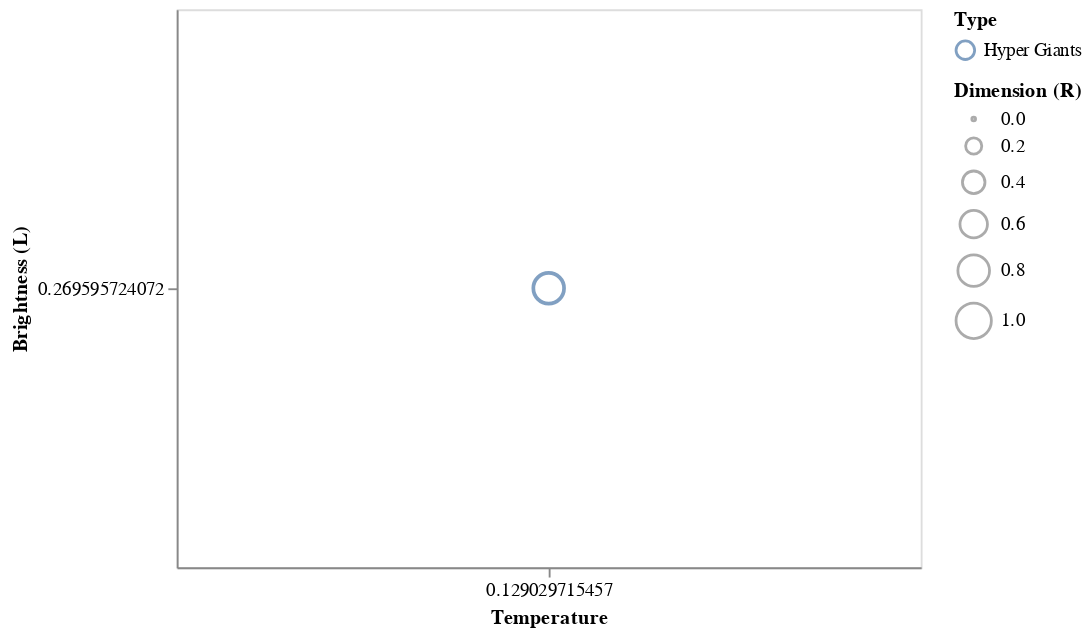

The cell this chart's notebook holds for it:
### Markdown cell above
In questo grafico possiamo vedere come in questa classe spettrale siano presenti due tipi diversi di stelle tutte di una dimensione molto piccola. 

Le stelle di dimensione maggiore appartengono al gruppo delle Main Sequence e vediamo che, pur non essendo particolarmente luminose, sono più luminose delle White Dwarf, la cui luminosità è possima allo zero

### Code cell
data = dataset[dataset['Spectral_Class'] == 'G']

alt.Chart(data).mark_point().encode( 
    
    x = alt.X('Temperature',
         scale = alt.Scale(domain = (min(data.Temperature), max(data.Temperature))),
         axis = alt.Axis(format='K', title='Temperature', grid = False)
         ),
    
    y = alt.Y('L',
         scale = alt.Scale(domain = (min(data.L), max(data.L))),
         axis = alt.Axis(format='K', title='Brightness (L)', grid = False)
         ),
    
    size = alt.Size('R', 
                    scale = alt.Scale(domain = [0, 1]), 
                    legend = alt.Legend(title = 'Dimension (R)')
                   ),
    
    color = 'Type:N'
    
)

### Figure 1 — Vega-Lite specification as saved in the notebook (floating-point values rounded to 4 significant figures)
{"config": {"view": {"continuousWidth": 400, "continuousHeight": 300}}, "data": {"name": "data-a67b034673c0027f4dd8ba56e4bfd460"}, "mark": "point", "encoding": {"color": {"type": "nominal", "field": "Type"}, "size": {"type": "quantitative", "field": "R", "legend": {"title": "Dimension (R)"}, "scale": {"domain": [0, 1]}}, "x": {"type": "quantitative", "axis": {"format": "K", "grid": false, "title": "Temperature"}, "field": "Temperature", "scale": {"domain": [0.129, 0.129]}}, "y": {"type": "quantitative", "axis": {"format": "K", "grid": false, "title": "Brightness (L)"}, "field": "L", "scale": {"domain": [0.2696, 0.2696]}}}, "$schema": "https://vega.github.io/schema/vega-lite/v4.8.1.json", "datasets": {"data-a67b034673c0027f4dd8ba56e4bfd460": [{"Temperature": 0.129, "L": 0.2696, "R": 0.7529, "A_M": 0.05785, "Color": "Red", "Spectral_Class": "G", "Type": "Hyper Giants"}]}}
